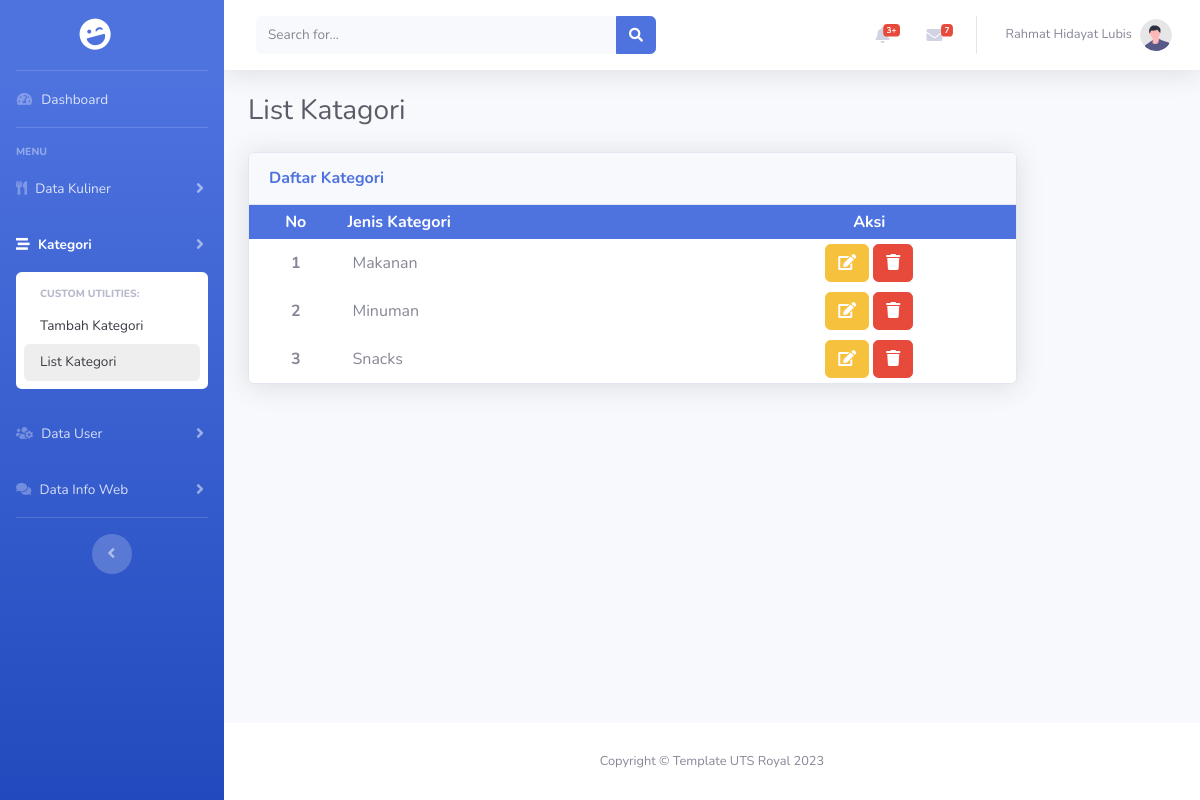
/list_kategori.php, run on an earlier commit of the app's database.
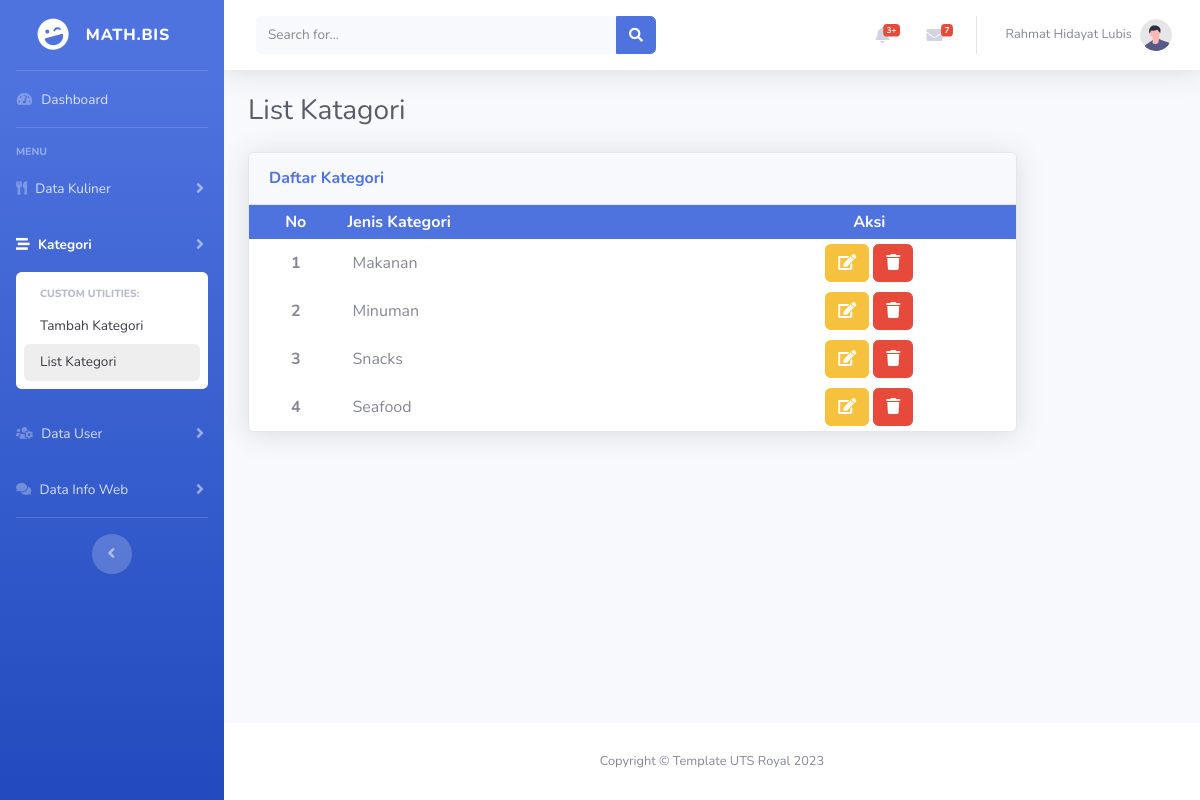
And on a later commit of the database.
### tables this page shows
CREATE TABLE `tabel_user` (
  `id` int(11) NOT NULL,
  `nama_user` varchar(25) NOT NULL,
  `username` varchar(25) NOT NULL,
  `password` varchar(255) NOT NULL
);

CREATE TABLE `tabel_kategori` (
  `id` int(11) NOT NULL,
  `kategori` varchar(50) NOT NULL
);

### koneksi.php (called while the page is built, shortened)
<?php
$databaseName = "db_project_akhir";
$conn = mysqli_connect("localhost", "root", "", $databaseName);
function query($query){
    global $conn;
    $result = mysqli_query($conn, $query);
    $rows = [];
    while ( $row = mysqli_fetch_assoc($result)) {
        $rows[] = $row;
    }
    return $rows;
}
?>

### Component/UserAktif.php (called while the page is built, shortened)
<?php
if ( !isset($_SESSION['aktif_user']) ){
  $user = query("SELECT * FROM tabel_user WHERE nama_user LIKE '%rahmat%'")[0];
} else {
  $uid = $_SESSION['aktif_user'];
  $user = query("SELECT * FROM tabel_user WHERE id = '$uid'")[0];
}
?>

### list_kategori.php (the view, shortened to what the changed rows need)
<?php
require 'koneksi.php';
$kategories = query("SELECT id AS id_kategori, kategori FROM tabel_kategori ORDER BY id ASC");
$jlh_kategori = count($kategories);
?>
<!DOCTYPE html>
<html lang="en">
<head>
  <link href="vendor/fontawesome-free/css/all.min.css" rel="stylesheet" type="text/css">
  <link href="css/sb-admin-2.min.css" rel="stylesheet">
  <link rel="stylesheet" href="css/index.css">
</head>
<body id="page-top">
  <div id="wrapper">
    <ul class="navbar-nav bg-gradient-primary sidebar sidebar-dark accordion" id="accordionSidebar">
      <a class="sidebar-brand d-flex align-items-center justify-content-center" href="#">
        <div class="sidebar-brand-icon rotate-n-15">
          <i class="fas fa-laugh-wink"></i>
        </div>
        <?php include './Component/UserAktif.php'; ?>
        <div class="sidebar-brand-text mx-3 text-truncate""><?= $user["username"] ?></div>
            </a>
    </ul>
    <div id="content-wrapper" class="d-flex flex-column">
      <div id="content">
        <?php include './Component/Topbar.php'; ?>
        <div class="container-fluid">
          <div class="d-sm-flex align-items-center justify-content-between mb-4">
            <h1 class="h3 mb-0 text-gray-800">List Katagori</h1>
          </div>
          <div class="row">
            <div class="col-lg-10">
              <div class="card shadow mb-4">
                <div class="card-body p-0">
                  <table cellpadding="5" width="100%">
                    <tr class="bg-primary text-white">
                      <th class="text-center">No</th>
                      <th>Jenis Kategori</th>
                      <th class="text-center">Aksi</th>
                    </tr>
                    <?php
                     $no = 1;
                     if($jlh_kategori == 0) : ?>
                    <tr>
                      <td colspan="5" class="text-center">Data Not Available</td>
                    </tr>
                    <?php else: ?>
                    <?php foreach( $kategories as $kategori): ?>
                    <tr>
                      <td class="text-center font-weight-bold"><?= $no ?></td>
                      <td style="padding: 6px 50px 6px 10px;"><?= $kategori["kategori"] ?></td>
                      <td class="text-center">
                        <a href="FormUpdateKategori.php?id=<?= $kategori['id_kategori'] ?>" class="btn btn-warning">
                          <i class="fas fa-edit"></i>
                        </a>
                        <a href="delete_data.php?id=<?= $kategori['id_kategori'] ?>&act=kategori" class="btn btn-danger"
                          onclick="return confirm('Yakin Menghapus Kategori <?= $kategori['kategori'] ?> ? Semua Kuliner Dengan Kategori <?= $kategori['kategori'] ?> Akan Dihapus');">
                          <i class="fas fa-trash"></i>
                        </a>
                      </td>
                    </tr>
                    <?php $no++; ?>
                    <?php endforeach; ?>
                    <?php endif; ?>
                  </table>
                </div>
              </div>
            </div>
          </div>
        </div>
      </div>
    </div>
  </div>
</body>
</html>

### Component/Topbar.php (shortened to what the changed rows need)
<nav class="navbar navbar-expand navbar-light bg-white topbar mb-4 static-top shadow">
  <ul class="navbar-nav ml-auto">
    <li class="nav-item dropdown no-arrow">
      <a class="nav-link dropdown-toggle" href="#" id="userDropdown" role="button" data-toggle="dropdown"
        aria-haspopup="true" aria-expanded="false">
        <span class="mr-2 d-none d-lg-inline text-gray-600 small"><?= $user["nama_user"] ?></span>
        <img class="img-profile rounded-circle" src="img/undraw_profile.svg">
      </a>
    </li>
  </ul>
</nav>

What changed in the data, as far as the page shows it:
removed tabel_user: nama_user "Rahmat Hidayat Lubis"
added tabel_user: username "MATH.BIS", nama_user "Rahmat Hidayat Lubis"
added tabel_kategori: kategori "Seafood"
